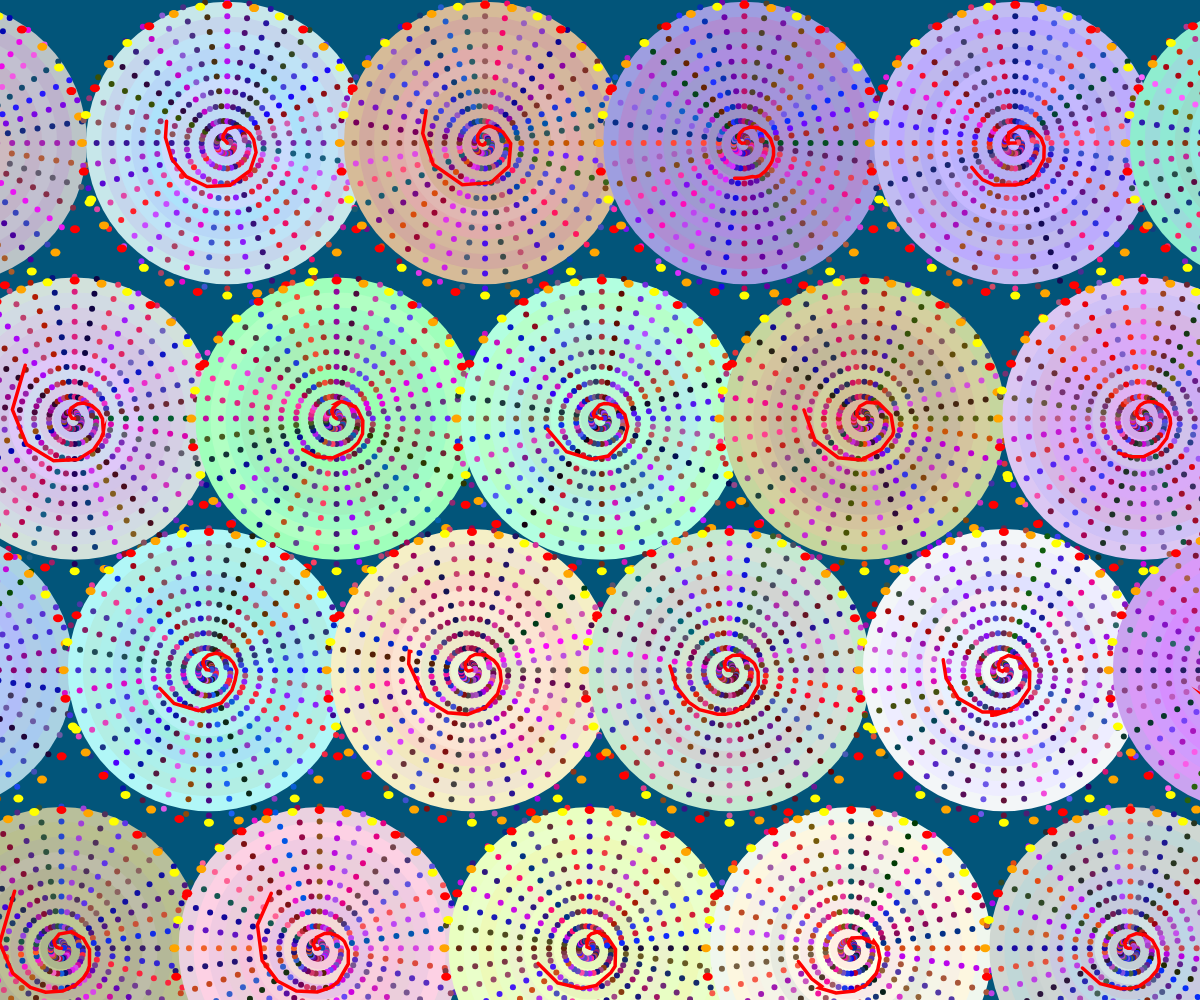
Frame 1 (no input)
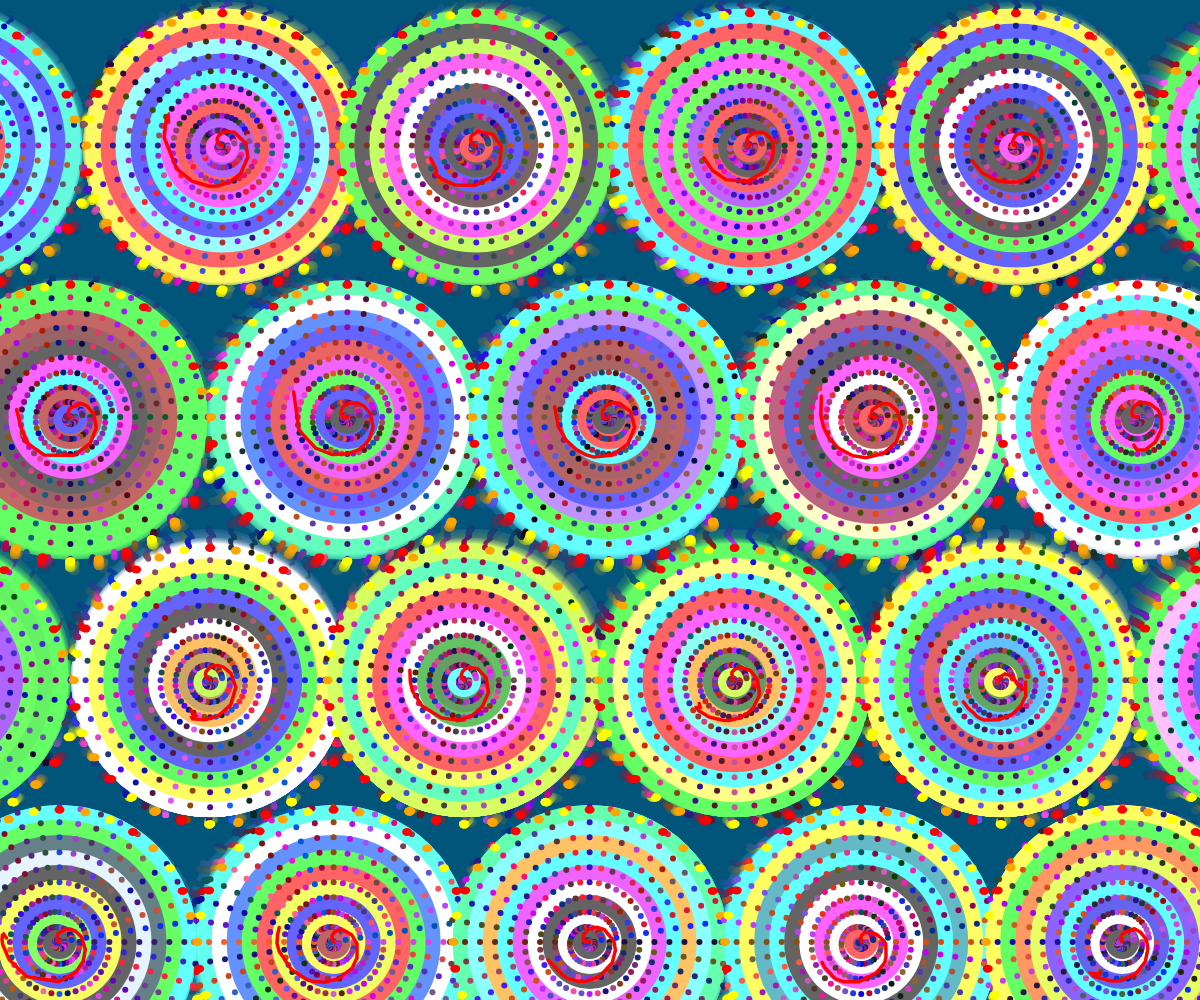
Frame 60 (no input)
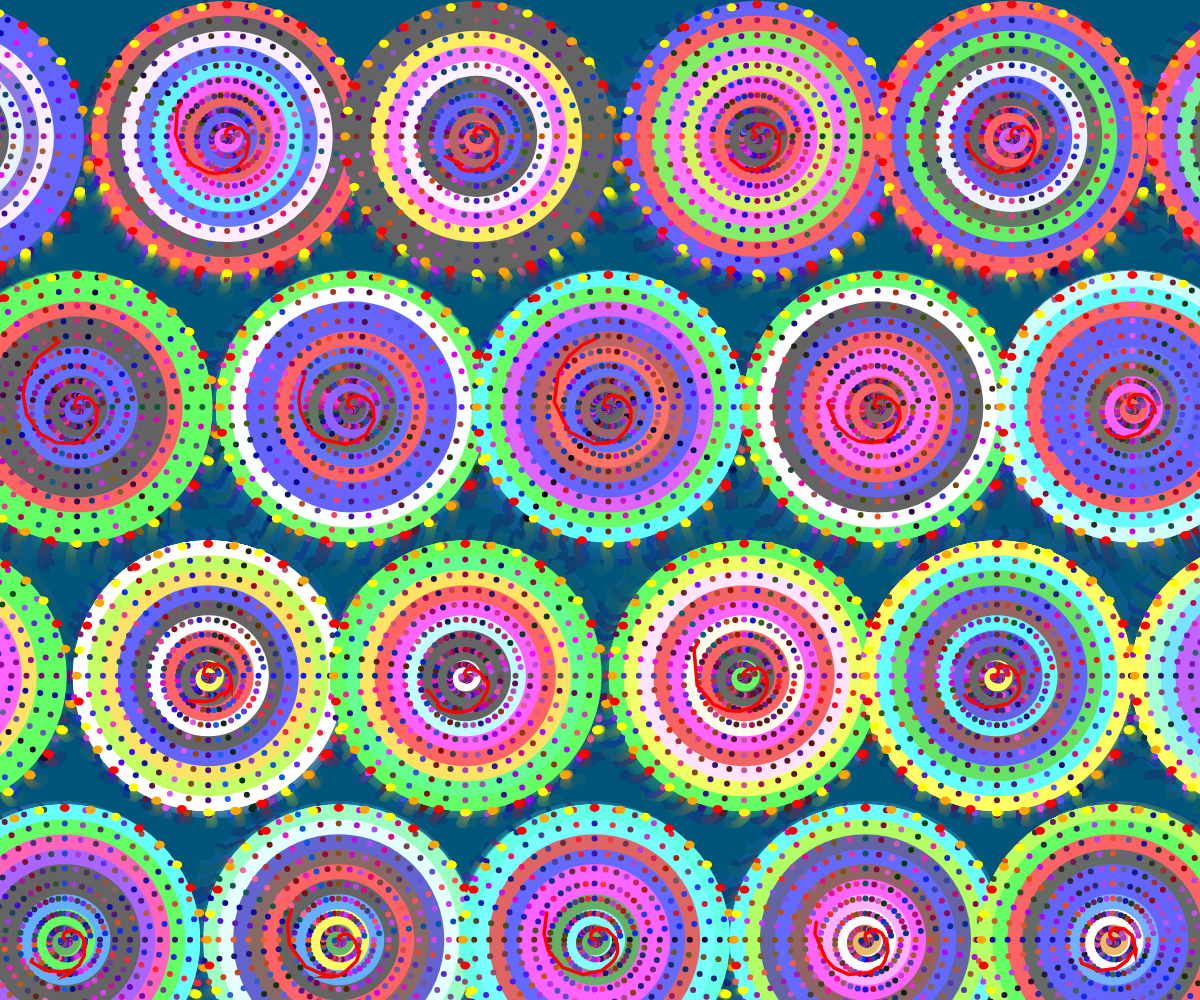
Frame 120 (the mouse pressed at the canvas centre since frame 60)

The p5.js sketch that drew these frames (run headless with seeded random() and noise() and a simulated clock; from frame 60 on, the mouse is pressed at the canvas centre):

// p5.js sketch
// ── sketch.js
let spiralCircles = [];
let circleDiameter = 250;
let time = 0;

function setup() {
  createCanvas(windowWidth, windowHeight);
  background(2, 85, 122);

  // adjust X spacing and Y spacing based on circle diameters as well as xOffset and adaptive grid layout to fit the window size.
  let xSpacing = circleDiameter + 15;
  let ySpacing = circleDiameter + 15;
  let xOffset = -width / 2; 
  
 // SpiralCircle objects in a grid
  for (let y = circleDiameter / 2; y <= height + circleDiameter; y += ySpacing) {
    for (let x = xOffset; x <= width + circleDiameter; x += xSpacing) {
      let spiralCircle = new SpiralCircle(x, y, circleDiameter);
      spiralCircles.push(spiralCircle);
    }
    xOffset += circleDiameter / 2; 

  }
}

function draw() {
  background(2, 85, 122, 10); // Adding a transparency parameter makes the background color semi-transparent, creating a subtle trail effect.
  time += 0.01; // Increment time for smooth movement

  for (let i = 0; i < spiralCircles.length; i++) {
    spiralCircles[i].display(time); // Pass `time` to animate each SpiralCircle
  }
}

//Reorganized the structure of the circles and removed duplicate parts to make it cleaner

class SpiralCircle {
  //use constructor to define a basic color
  // Constructor technique is from: https://p5js.org/reference/p5/class/
  constructor(x, y, diameter) {
    //update to store the initial x and y position
    this.baseX = x;
    this.baseY = y;
    this.diameter = diameter;
    this.radius = diameter / 2; // Added radius property for use in spirals


    // pre-generate random colours for the dots to aviod the strobe
    this.dotColors = [];
    let dotCount = 40;
    for (let i = 0; i < dotCount; i++) {
      this.dotColors.push(color(random(255), random(100), random(255))); // Store random red colours
    }

    // Set a base color for the gradient
    this.baseColor = color(random(150, 255), random(150, 255), random(150, 255));


    // New code for initializing gradient colors
    // This technique is from https://www.w3schools.com/jsref/jsref_fill.asp
    this.diametColors = new Array(10).fill(this.baseColor);

  }

  display(time) {

    // Update diametColors using Perlin noise for a dynamic gradient effect
    for (let i = 0; i < this.diametColors.length; i++) {
      let rNoise = noise(this.baseX * 0.01, time * 0.5 + i) * 50;
      let gNoise = noise(this.baseY * 0.01, time * 0.5 + i + 10) * 50;
      let bNoise = noise((this.baseX + this.baseY) * 0.01, time * 0.1 + i + 20) * 50;

      let r = red(this.diametColors[i]) + rNoise - 25; 
      let g = green(this.diametColors[i]) + gNoise - 25;
      let b = blue(this.diametColors[i]) + bNoise - 25;

      // Limit color values to ensure they remain within valid RGB range
      // The constrain technique is from:https://p5js.org/reference/p5/constrain/
      this.diametColors[i] = color(constrain(r, 100, 255), constrain(g, 100, 255), constrain(b, 100, 255));
    }



    // use perlin noise in x and y for Spiral animtaion movement
    let xOffset = noise(this.baseX * 0.01, time) * 50; // x offset for 'wave-like' movement
    let yOffset = noise(this.baseY * 0.01, time) * 50; // y offset for 'wave-like' movement
    let x = this.baseX + xOffset;
    let y = this.baseY + yOffset;

    // use perlin noise to diameter for smooth pulsation
    let diameterOffset = noise(this.diameter * 0.01, time + 5) * 50;
    let radius = (this.diameter + diameterOffset) / 2;

    // the adjusted x, y, and radius to the drawing methods
    this.drawPattern(x, y, radius, time);
    this.drawOuterRing(x, y, radius, time);
    this.drawDynamicSpirals(x, y, radius, time);
  }

  drawPattern(x, y, radius, time) {
    let numCircles = 10;
    let dotCount = 40;

    for (let i = 0; i < numCircles; i++) {
      let currentDiameter = radius * 2 - i * 30;

      fill(this.diametColors[i]);
      noStroke();
      ellipse(x, y, currentDiameter); // technique is from:https://p5js.org/reference/p5/ellipse/

      // Draw dots around the circle using sin() and cos() for smooth radial movement
      for (let j = 0; j < dotCount; j++) {
        let angle = map(j, 0, dotCount, 0, TWO_PI);
        let offset = sin(time + j * 0.1) * 5;
        let dotX = x + cos(angle) * (currentDiameter / 2 + offset);
        let dotY = y + sin(angle) * (currentDiameter / 2 + offset);

        fill(this.dotColors[j]); // Use pre-generated colors for the inside dots
        ellipse(dotX, dotY, 6); // Draw the dots
      }
    }
  }

  drawOuterRing(x, y, radius, time) {
    let outerDotCount = 32;
    let outerRadius = (radius * 2 + 60) / 2.35;
    let colors = [
      color(255, 0, 0), // Red
      color(255, 165, 0), // Orange
      color(255, 255, 0)  // Yellow
    ];

    for (let j = 0; j < outerDotCount; j++) {
      let angle = map(j, 0, outerDotCount, 0, TWO_PI);
      let offset = cos(time + j * 0.1) * 10; // Radial movement
      let outerDotX = x + cos(angle) * (outerRadius + offset);
      let outerDotY = y + sin(angle) * (outerRadius + offset);

      fill(colors[j % colors.length]);
      noStroke();
      ellipse(outerDotX, outerDotY, 10, 8);
    }
  }

  drawThreeCircles(x, y, radius, time) {
    let sizes = [20, 13, 5];

    // Apply Perlin noise to slightly modify sizes over time for dynamic effect
    let sizeNoiseFactor = noise(x * 0.01, y * 0.01, time) * 5; // Adjust size using Perlin noise
    let dynamicSize1 = sizes[0] + sizeNoiseFactor;
    let dynamicSize2 = sizes[1] + sizeNoiseFactor;
    let dynamicSize3 = sizes[2] + sizeNoiseFactor;

    // Draw the three circles with dynamic sizes
    fill(255, 69, 0); // Orange
    noStroke();
    circle(x, y, dynamicSize1);

    fill(0); // Black
    noStroke();
    circle(x, y, dynamicSize2);

    fill(255); // White
    noStroke();
    circle(x, y, dynamicSize3);
  }


  drawDynamicSpirals(x, y, radius, time) {
    let spiralSize = radius * 0.8;
    let angleStep = TWO_PI / 20; // change this for tighter spirals
    let angleOffset = PI / 190; // shift the spiral

    stroke(255, 0, 0); // Solid red line
    strokeWeight(3.5);
    noFill();

    beginShape(); // Begin shape for drawing the spiral 
    for (let i = 0; i < 20; i++) {
      let noiseFactor = noise(x * 0.01, y * 0.01, time + i * 0.1);
      let angle = i * angleStep + time * 0.5 + angleOffset + noiseFactor * TWO_PI;
      let spiralX = x + cos(angle) * spiralSize * (i / 20) * noiseFactor;
      let spiralY = y + sin(angle) * spiralSize * (i / 20) * noiseFactor;
      vertex(spiralX, spiralY);
    }
    endShape();
  }
}
